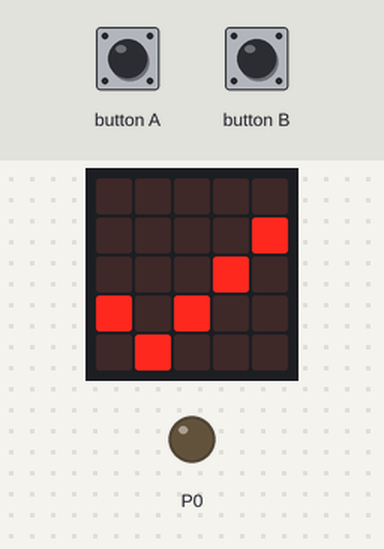
Simulated run of this program. Board: BBC micro:bit (MakeCode). On the bench: the board's 5×5 LED display, output pins drawn as LEDs (lit = HIGH). Dashed ring = blinking. The inputs (shaded band) are chosen by the test bench.

Above: at 1.6 s.
1.7 s: button A pressed for 0.15 s
At 2.2 s:
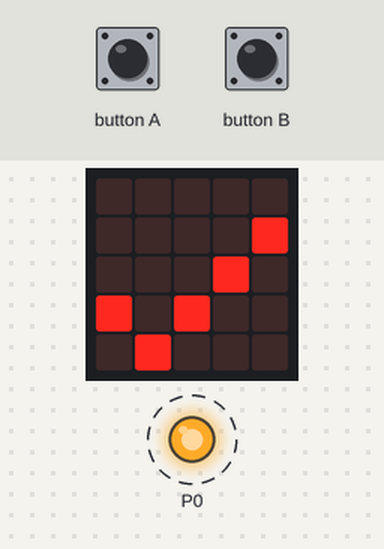
4.8 s: button B pressed for 0.15 s
At 5.2 s:
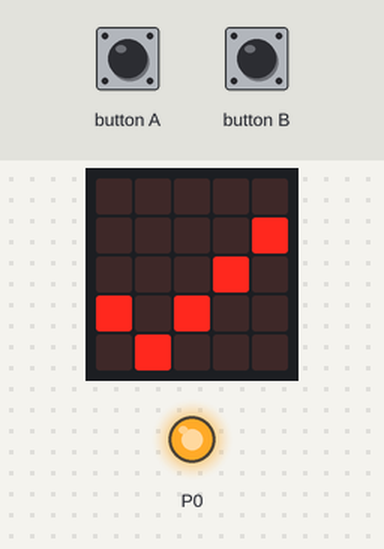
Timing chart, 0 to 7.8 s (numbered marks = the images above; inputs shaded):
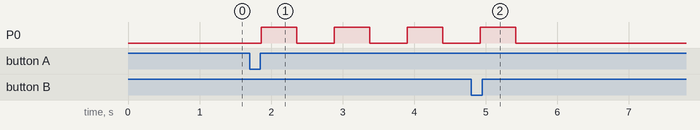

The program:

main.ts
```typescript
input.onButtonPressed(Button.A, function () {
    Blinken = 1
})
input.onButtonPressed(Button.B, function () {
    Blinken = 0
})
let Blinken = 0
basic.showLeds(`
    . . . . .
    . . . . #
    . . . # .
    # . # . .
    . # . . .
    `)
basic.forever(function () {
    if (Blinken == 1) {
        pins.digitalWritePin(DigitalPin.P0, 1)
        basic.pause(500)
        pins.digitalWritePin(DigitalPin.P0, 0)
        basic.pause(500)
    }
})
```

test.ts
```typescript
// Hier kann man Tests durchführen; diese Datei wird nicht kompiliert, wenn dieses Paket als Erweiterung verwendet wird.
```

Measured:
- after the input at 1.7 s, P0: alternates HIGH for 0.50 s and LOW for 0.52 s, starting after 0.16 s
- after the input at 4.8 s, P0: goes on until 5.4 s, then stays LOW
